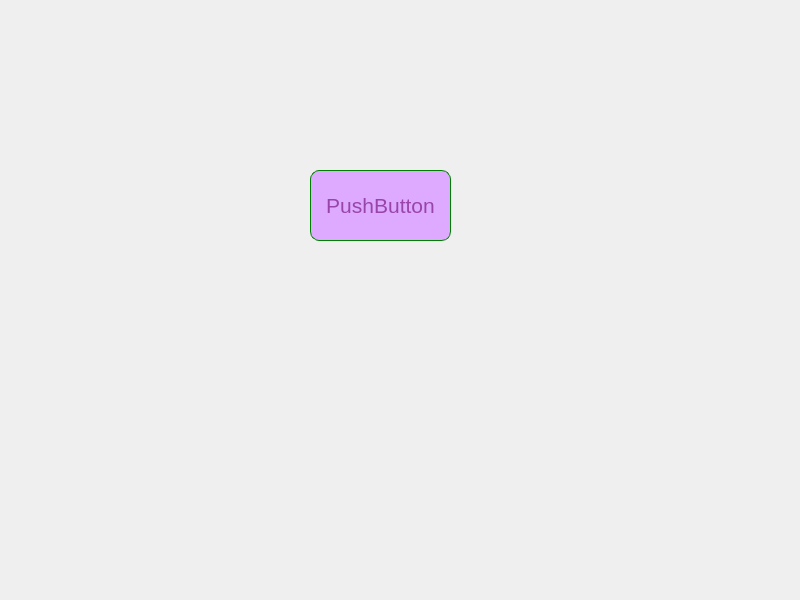
<?xml version="1.0" encoding="UTF-8"?>
<ui version="4.0">
 <class>MainWindow</class>
 <widget class="QMainWindow" name="MainWindow">
  <property name="geometry">
   <rect>
    <x>0</x>
    <y>0</y>
    <width>800</width>
    <height>600</height>
   </rect>
  </property>
  <property name="windowTitle">
   <string>MainWindow</string>
  </property>
  <property name="styleSheet">
   <string notr="true">border: 9px;

</string>
  </property>
  <widget class="QWidget" name="centralwidget">
   <widget class="QPushButton" name="pushButton">
    <property name="geometry">
     <rect>
      <x>310</x>
      <y>170</y>
      <width>141</width>
      <height>71</height>
     </rect>
    </property>
    <property name="styleSheet">
     <string notr="true">background-color: #daf;
color: #94a;
font-size: 16pt;
border: 1px solid green;
border-radius: 9px;
</string>
    </property>
    <property name="text">
     <string>PushButton</string>
    </property>
   </widget>
  </widget>
  <widget class="QMenuBar" name="menubar">
   <property name="geometry">
    <rect>
     <x>0</x>
     <y>0</y>
     <width>800</width>
     <height>21</height>
    </rect>
   </property>
  </widget>
  <widget class="QStatusBar" name="statusbar"/>
 </widget>
 <resources/>
 <connections/>
</ui>
